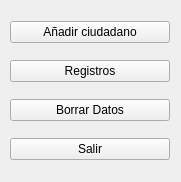
<?xml version="1.0" encoding="UTF-8"?>
<ui version="4.0">
 <class>MainWindow</class>
 <widget class="QMainWindow" name="MainWindow">
  <property name="geometry">
   <rect>
    <x>0</x>
    <y>0</y>
    <width>181</width>
    <height>182</height>
   </rect>
  </property>
  <property name="windowTitle">
   <string>MainWindow</string>
  </property>
  <widget class="QWidget" name="centralwidget">
   <widget class="QWidget" name="verticalLayoutWidget">
    <property name="geometry">
     <rect>
      <x>10</x>
      <y>10</y>
      <width>160</width>
      <height>164</height>
     </rect>
    </property>
    <layout class="QVBoxLayout" name="verticalLayout">
     <item>
      <widget class="QPushButton" name="formBtn">
       <property name="text">
        <string>Añadir ciudadano</string>
       </property>
      </widget>
     </item>
     <item>
      <widget class="QPushButton" name="listaBtn">
       <property name="text">
        <string>Registros</string>
       </property>
      </widget>
     </item>
     <item>
      <widget class="QPushButton" name="pushButton">
       <property name="text">
        <string>Borrar Datos</string>
       </property>
      </widget>
     </item>
     <item>
      <widget class="QPushButton" name="exitBtn">
       <property name="text">
        <string>Salir</string>
       </property>
      </widget>
     </item>
    </layout>
   </widget>
  </widget>
 </widget>
 <resources/>
 <connections>
  <connection>
   <sender>exitBtn</sender>
   <signal>clicked()</signal>
   <receiver>MainWindow</receiver>
   <slot>salir()</slot>
   <hints>
    <hint type="sourcelabel">
     <x>113</x>
     <y>123</y>
    </hint>
    <hint type="destinationlabel">
     <x>180</x>
     <y>110</y>
    </hint>
   </hints>
  </connection>
  <connection>
   <sender>listaBtn</sender>
   <signal>clicked()</signal>
   <receiver>MainWindow</receiver>
   <slot>abrirtabla()</slot>
   <hints>
    <hint type="sourcelabel">
     <x>95</x>
     <y>73</y>
    </hint>
    <hint type="destinationlabel">
     <x>180</x>
     <y>57</y>
    </hint>
   </hints>
  </connection>
  <connection>
   <sender>formBtn</sender>
   <signal>clicked()</signal>
   <receiver>MainWindow</receiver>
   <slot>abrirForm()</slot>
   <hints>
    <hint type="sourcelabel">
     <x>62</x>
     <y>38</y>
    </hint>
    <hint type="destinationlabel">
     <x>180</x>
     <y>36</y>
    </hint>
   </hints>
  </connection>
  <connection>
   <sender>pushButton</sender>
   <signal>clicked()</signal>
   <receiver>MainWindow</receiver>
   <slot>borrarTabla()</slot>
   <hints>
    <hint type="sourcelabel">
     <x>83</x>
     <y>98</y>
    </hint>
    <hint type="destinationlabel">
     <x>300</x>
     <y>84</y>
    </hint>
   </hints>
  </connection>
 </connections>
 <slots>
  <slot>abrirTabla()</slot>
  <slot>abrirForm()</slot>
  <slot>borrarTabla()</slot>
 </slots>
</ui>
